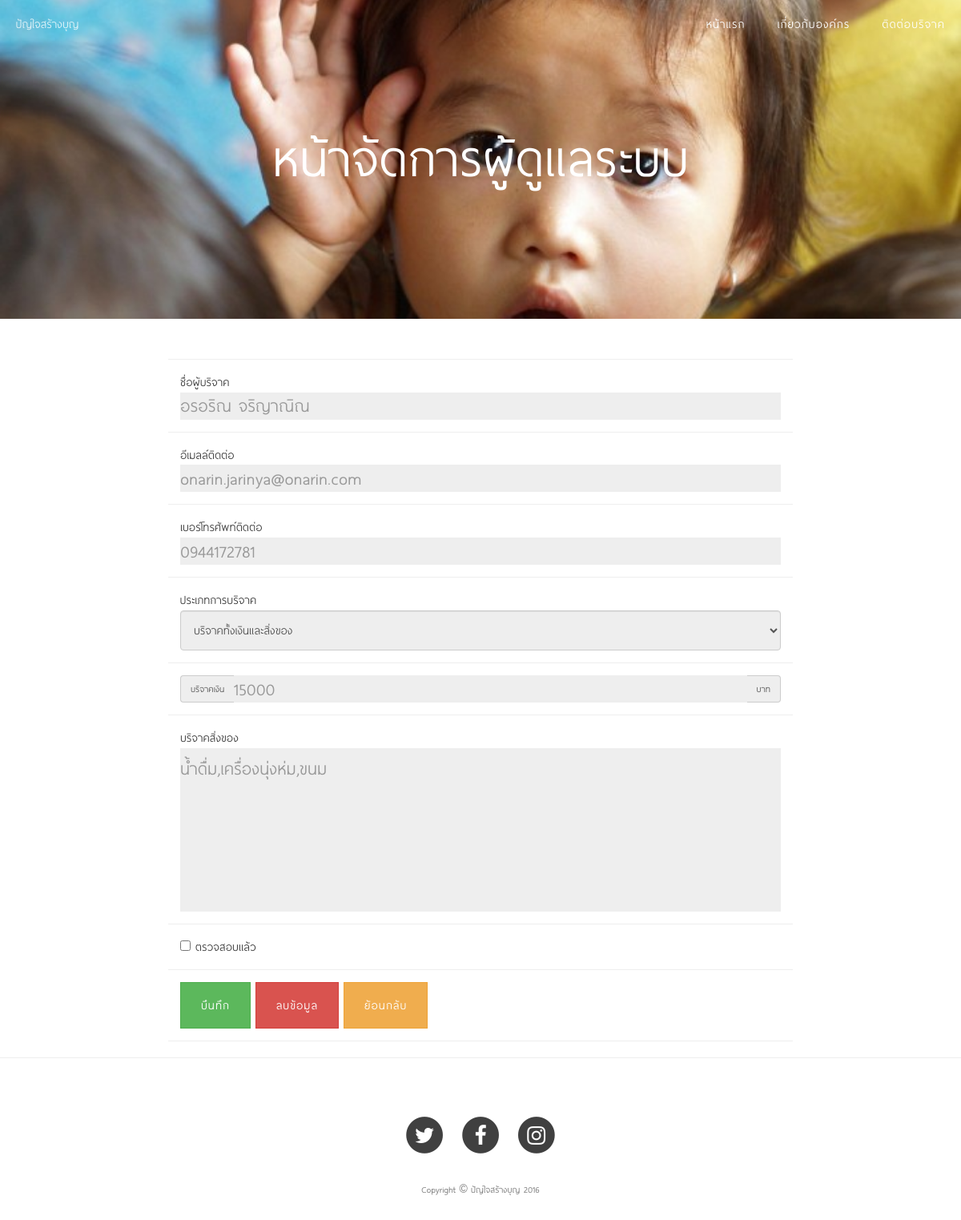
Screenshot of /admin/check.php?donate-id=3 with the database file from the repository.
### tables this page shows
CREATE TABLE `tab_donate` (
  `donate_id` int(11) NOT NULL,
  `name` varchar(250) NOT NULL,
  `email` varchar(250) NOT NULL,
  `phone` char(10) NOT NULL,
  `details` varchar(100) NOT NULL,
  `items` varchar(250) DEFAULT NULL,
  `money` int(7) DEFAULT NULL,
  `status` int(1) NOT NULL
);

### admin/check.php (the view, shortened to what this page needs)
<?php
		$sql = "SELECT * FROM tab_donate WHERE donate_id = '".$_GET["donate-id"]."'";
		$query = mysql_query($sql);
		$result = mysql_fetch_array($query);
?>
<!Doctype html>
<html >
<head>
	<link href="http://maxcdn.bootstrapcdn.com/font-awesome/4.1.0/css/font-awesome.min.css" rel="stylesheet" type="text/css">
	<link rel="stylesheet" href="../themes/css/bootstrap.min.css">
    <link href="../themes/css/project.css" rel="stylesheet">
</head>
<body>
	 <nav class="navbar navbar-default navbar-custom navbar-fixed-top">
		<div class="container-fluid">
			<div class="navbar-header page-scroll">
                <a class="navbar-brand" href="../index.php">ปัญใจสร้างบุญ</a>
            </div>
			<div class="collapse navbar-collapse" id="bs-example-navbar-collapse-1">
                <ul class="nav navbar-nav navbar-right">
                    <li>
                        <a href="../index.php">หน้าแรก</a>
                    </li>
                    <li>
                        <a href="../about.php">เกี่ยวกับองค์กร</a>
                    </li>
                    <li>
                        <a href="../contact.php">ติดต่อบริจาค</a>
                    </li>
                </ul>
            </div>
		</div>
	 </nav>
    <header class="intro-header" style="background-image: url('../themes/images/admin-bg.jpg')">
        <div class="container">
            <div class="row">
                <div class="col-lg-8 col-lg-offset-2 col-md-10 col-md-offset-1">
                    <div class="site-heading">
                        <h1>หน้าจัดการผู้ดูแลระบบ</h1>
                    </div>
                </div>
            </div>
        </div>
    </header>
	<article>
        <div class="container">
            <div class="row">
				<div class="col-lg-8 col-lg-offset-2 col-md-8 col-md-offset-2">
					<form action="<?php $_SERVER['PHP_SELF'] ?>" method="post" />
					<div class="row control-group">
						<div class="form-group col-xs-12 floating-label-form-group controls">
							ชื่อผู้บริจาค <input name="username" type="text" class="form-control" placeholder="<?php echo $result["name"]; ?>"  readonly/>
						</div>
					</div>
					<div class="row control-group">
                        <div class="form-group col-xs-12 floating-label-form-group controls">
							อีเมลล์ติดต่อ <input name="email" type="email" class="form-control" placeholder="<?php echo $result["email"]; ?>"  readonly/>
                        </div>
                    </div>
					<div class="row control-group">
                        <div class="form-group col-xs-12 floating-label-form-group controls">
							เบอร์โทรศัพท์ติดต่อ<input name="phone" type="text" class="form-control" placeholder="<?php echo $result["phone"]; ?>" maxlength="10"  readonly/>
                        </div>
                    </div>
					 <div class="row control-group">
                        <div class="form-group col-xs-12 floating-label-form-group controls">
								ประเภทการบริจาค
							<select name="select" class="form-control" style="font-size: 1em;height: 50px;" readonly/>
								<option class="hide" value="<?php echo $result["details"]; ?>"><?php echo $result["details"]; ?></option>
                        </div>
                    </div>
					<?php
						  if($result["details"] == "บริจาคเงิน")
						  {
					?>
							<div class="row control-group">
								<div class="form-group col-xs-12 floating-label-form-group controls">
									<div class="input-group">
									    <div class="input-group-addon">บริจาคเงิน</div>
										<input type="number" class="form-control" placeholder="<?php echo $result["money"]; ?>" min="0" max="1000000" name="money" readonly/>
										<div class="input-group-addon">บาท</div>
									</div>
								</div>
							</div>
					<?php }
						  else
						  {
					?>
							<div class="row control-group">
								<div class="form-group col-xs-12 floating-label-form-group controls">
									<div class="input-group">
										<div class="input-group-addon">บริจาคเงิน</div>
										<input type="number" class="form-control" placeholder="<?php echo $result["money"]; ?>" min="0" max="1000000" name="money" readonly/>
										<div class="input-group-addon">บาท</div>
									</div>
								</div>
							</div>
							<div class="row control-group">
								<div class="form-group col-xs-12 floating-label-form-group controls">
									บริจาคสิ่งของ <textarea rows="5" class="form-control" placeholder="<?php echo $result["items"]; ?>" name="items" readonly/></textarea>
								</div>
							</div>
				    <?php }?>
					<div class="row control-group">
                        <div class="form-group col-xs-12 floating-label-form-group controls">
							<input name="check" type="checkbox" <?php if($result["status"] == 1){echo 'checked';}; ?> value="1"> ตรวจสอบแล้ว</input>
                        </div>
                    </div>
					<div class="row">
						<div class="form-group col-xs-12 floating-label-form-group controls">
							<button name="submit" type="submit" class="btn btn-success">บึนทึก</button>
							<button name="delete" type="submit" class="btn btn-danger">ลบข้อมูล</button>
							<a onclick='window.history.back()' class="btn btn-warning">ย้อนกลับ</a>
						</div>
					</div>
				</div>
			</div>
        </div>
    </article>
	<hr>
	<footer>
        <div class="container">
            <div class="row">
                <div class="col-lg-8 col-lg-offset-2 col-md-10 col-md-offset-1">
                    <ul class="list-inline text-center">
                        <li>
                            <a href="https://www.twitter.com" target="_blank">
                                <span class="fa-stack fa-lg">
                                    <i class="fa fa-circle fa-stack-2x"></i>
                                    <i class="fa fa-twitter fa-stack-1x fa-inverse"></i>
                                </span>
                            </a>
                        </li>
                        <li>
                            <a href="https://www.facebook.com" target="_blank">
                                <span class="fa-stack fa-lg">
                                    <i class="fa fa-circle fa-stack-2x"></i>
                                    <i class="fa fa-facebook fa-stack-1x fa-inverse"></i>
                                </span>
                            </a>
                        </li>
                        <li>
                            <a href="https://www.instagram.com" target="_blank">
                                <span class="fa-stack fa-lg">
                                    <i class="fa fa-circle fa-stack-2x"></i>
                                    <i class="fa fa-instagram fa-stack-1x fa-inverse"></i>
                                </span>
                            </a>
                        </li>
                    </ul>
                    <p class="copyright text-muted">Copyright &copy; ปัญใจสร้างบุญ 2016</p>
                </div>
            </div>
        </div>
    </footer>
</body>
</html>

### themes/css/project.css (style rules this page uses)
body { font-family: 'thai_sans_literegular', sans-serif; font-size: 20px; color: #404040; }
p { line-height: 1.5; margin: 30px 0; }
h1, h2, h3, h4, h5, h6 { font-family: 'thai_sans_literegular', sans-serif; font-weight: 400; }
a { color: #404040; }
.navbar-custom { position: absolute; top: 0; left: 0; width: 100%; z-index: 3; font-family: 'thai_sans_literegular', sans-serif; }
.navbar-custom .navbar-brand { font-weight: 400; }
.navbar-custom .nav li a { text-transform: uppercase; font-size: 18px; font-weight: 400; letter-spacing: 1px; }
@media only screen and (min-width: 768px) { .navbar-custom { background: transparent; border-bottom: 1px solid transparent; } }
@media only screen and (min-width: 768px) { .navbar-custom .navbar-brand { color: white; padding: 20px; } }
@media only screen and (min-width: 768px) { .navbar-custom .nav li a { color: white; padding: 20px; } }
@media only screen and (min-width: 1170px) { .navbar-custom { -webkit-transition: background-color 0.3s; -moz-transition: background-color 0.3s; transition: background-color 0.3s; -webkit-transform: translate3d(0, 0, 0); -moz-transform: translate3d(0, 0, 0); -ms-transform: translate3d(0, 0, 0); -o-transform: translate3d(0, 0, 0); transform: translate3d(0, 0, 0); -webkit-backface-visibility: hidden; backface-visibility: hidden; } }
.intro-header { background-color: #808080; background: no-repeat center center; background-attachment: scroll; -webkit-background-size: cover; -moz-background-size: cover; background-size: cover; -o-background-size: cover; margin-bottom: 50px; }
.intro-header .site-heading, .intro-header .post-heading, .intro-header .page-heading { padding: 100px 0 50px; color: white; }
@media only screen and (min-width: 768px) { .intro-header .site-heading, .intro-header .post-heading, .intro-header .page-heading { padding: 150px 0; } }
.intro-header .site-heading, .intro-header .page-heading { text-align: center; }
.intro-header .site-heading h1, .intro-header .page-heading h1 { margin-top: 0; font-size: 50px; }
@media only screen and (min-width: 768px) { .intro-header .site-heading h1, .intro-header .page-heading h1 { font-size: 80px; } }
footer { padding: 50px 0 65px; }
footer .list-inline { margin: 0; padding: 0; }
footer .copyright { font-size: 14px; text-align: center; margin-bottom: 0; }
.floating-label-form-group { font-size: 18px; position: relative; margin-bottom: 0; padding-bottom: 0.5em; border-bottom: 1px solid #eeeeee; padding:15px; }
.floating-label-form-group input, .floating-label-form-group textarea { z-index: 1; position: relative; padding-right: 0; padding-left: 0; border: none; border-radius: 0; font-size: 1.5em; background: none; box-shadow: none !important; resize: none; }
form .row:first-child .floating-label-form-group { border-top: 1px solid #eeeeee; }
.btn { font-family: 'thai_sans_literegular', sans-serif; text-transform: uppercase; font-size: 18px; font-weight: 400; letter-spacing: 1px; border-radius: 0; padding: 15px 25px; }
body { webkit-tap-highlight-color: #0085a1; }

### rows the page displays
tab_donate: username "อรอริณ จริญาณิณ", email "onarin.jarinya@onarin.com", phone "0944172781", select "บริจาคทั้งเงินและสิ่งของ", money "15000", items "น้ำดื่ม,เครื่องนุ่งห่ม,ขนม"
